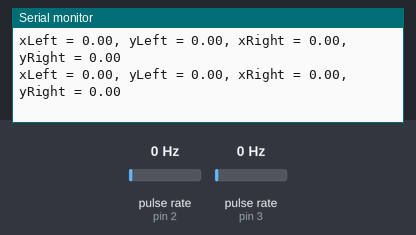
Simulated run of this sketch. Board: Arduino Uno, built with avr-gcc and run on an emulated ATmega328P. Parts: the last lines printed to the serial monitor. Wiring (inferred from the names in the program): 2 × pulse sensor: data pin 2 / data pin 3. The inputs (shaded band) are chosen by the test bench; at power-on: pulse rate (sensors on pin 2, pin 3) 0 Hz.

Above: at 1.2 s.
1.3 s: pulse rate (sensor on pin 2) set to 100 Hz
At 1.39 s:
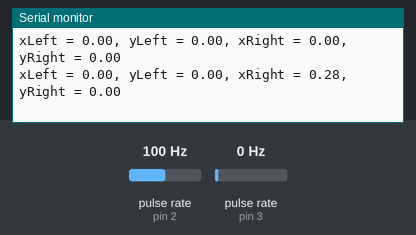
4.3 s: pulse rate (sensor on pin 3) set to 100 Hz
At 4.3 s:
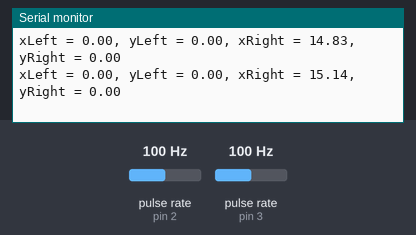
7.3 s: pulse rate (sensor on pin 2) set to 4 Hz
At 7.33 s:
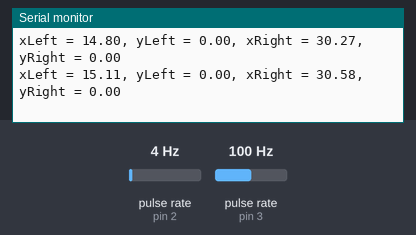
8.8 s: pulse rate (sensor on pin 3) set to 4 Hz
At 15.75 s:
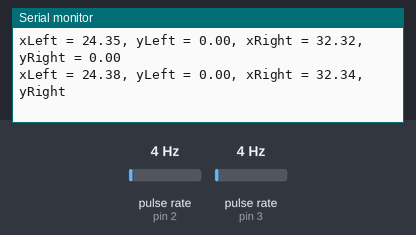
Timing chart, 0 to 15.8 s (numbered marks = the images above; inputs shaded):
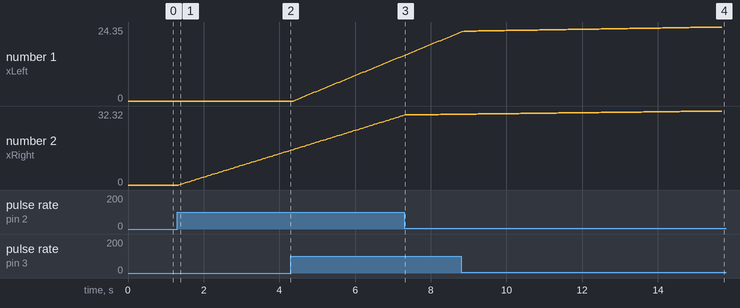

Measured:
- after the input at 1.3 s, the serial monitor: prints a new line after 0.09 s (image 1)
- plotted number 2: 0 → 15.14 after the input at 1.3 s

The sketch:

encoders.ino
```cpp
// Define wheel dimensions in terms of meters. eg. 0.0325 m or 3.25 cm.
#define WHEELRADIUS 0.0325                //3.25 cm
#define CIRCUMFERENCE (2*PI*WHEELRADIUS)    //20.42 cm
#define TICK (CIRCUMFERENCE/8)              //2.55 cm

//Digital pins that can use interrupts.
//Wheel encoder pins.
#define LEFT_ENCODER_PIN 3 // Interrupt pin for the left wheel encoder
#define RIGHT_ENCODER_PIN 2 // Interrupt pin for the right wheel encoder

//Current gyroscopic angle in range 0-2pi.
double currentAngle = 0*PI;

//Flag to check if bot is turning.
//Need to update in turn function.
bool turning = false;

//Position data for left encoder.
double xLeft = 0;
double yLeft = 0;

//Position data for right encoder.
double xRight = 0;
double yRight = 0;


void setup() {
  Serial.begin(9600);
  setupEncoders();

}

void loop() {
  printEncoderData();
}


//Setup encoders.
void setupEncoders(){
  //Set left and right encoder pins to be pull resistors.
  //As reccomended in encoder datasheet.
  pinMode(LEFT_ENCODER_PIN, INPUT);
  pinMode(RIGHT_ENCODER_PIN, INPUT);
  digitalWrite(LEFT_ENCODER_PIN, HIGH);
  digitalWrite(RIGHT_ENCODER_PIN, HIGH);

  //Convert digital pin numbers to interrupt pin numbers.
  int encoderLeftInterrupt = digitalPinToInterrupt(LEFT_ENCODER_PIN);   //Interrupt pin 3.
  int encoderRightInterrupt = digitalPinToInterrupt(RIGHT_ENCODER_PIN);  //Interrupt pin 2.

  //Attach interrupts to left and right encoders that listen for a change on the input.
  //ie. When input changes from 0 to 1 or 1 to 0, it will run the code attached, interrupting any
  //current process.
  attachInterrupt(encoderLeftInterrupt, encoderLeftDist, CHANGE);
  attachInterrupt(encoderRightInterrupt, encoderRightDist, CHANGE);
}

//Interrupt service routine for right encoder
void encoderRightDist(){
  //If we are turning do nothing.
  if(turning == false){
    //Calculate x and y components.
    double xDist = TICK * cos(currentAngle);
    double yDist = TICK * sin(currentAngle);

    //Add components to position data.
    xRight += xDist;
    yRight += yDist;

  }
}


//Interrupt service routine for left encoder.
void encoderLeftDist(){
  //If we are turning do nothing.
  if(turning == false){
    //Calculate x and y components.
    double xDist = TICK * cos(currentAngle);
    double yDist = TICK * sin(currentAngle);

    //Add components to position data.
    xLeft += xDist;
    yLeft += yDist;

  }
}

void printEncoderData(){
  Serial.print("xLeft = ");
  Serial.print(xLeft);
  withEqual("yLeft");
  Serial.print(yLeft);
  withEqual("xRight");
  Serial.print(xRight);
  withEqual("yRight");
  Serial.println(yRight);
}

void commaSpace(){
  Serial.print(", ");
}

void withEqual(char string[]){
  commaSpace();
  Serial.print(string);
  Serial.print(" = ");
}
```
